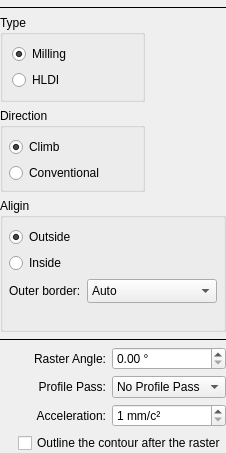
<?xml version="1.0" encoding="UTF-8"?>
<ui version="4.0">
 <class>PocketRasterForm</class>
 <widget class="QWidget" name="PocketRasterForm">
  <property name="geometry">
   <rect>
    <x>0</x>
    <y>0</y>
    <width>197</width>
    <height>406</height>
   </rect>
  </property>
  <property name="windowTitle">
   <string>Form</string>
  </property>
  <layout class="QGridLayout" name="gridLayout_2">
   <property name="leftMargin">
    <number>0</number>
   </property>
   <property name="topMargin">
    <number>0</number>
   </property>
   <property name="rightMargin">
    <number>0</number>
   </property>
   <property name="bottomMargin">
    <number>0</number>
   </property>
   <item row="6" column="1">
    <widget class="QLabel" name="labelPass">
     <property name="enabled">
      <bool>true</bool>
     </property>
<property name="text">
      <string>Profile Pass:</string>
     </property>
     <property name="alignment">
      <set>Qt::AlignRight|Qt::AlignTrailing|Qt::AlignVCenter</set>
     </property>
    </widget>
   </item>
   <item row="7" column="2">
    <widget class="DoubleSpinBox" name="dsbxAcc">
     <property name="suffix">
      <string> mm/c²</string>
     </property>
     <property name="decimals">
      <number>0</number>
     </property>
     <property name="minimum">
      <double>1.000000000000000</double>
     </property>
     <property name="maximum">
      <double>10000.000000000000000</double>
     </property>
    </widget>
   </item>
   <item row="3" column="0" rowspan="2" colspan="3">
    <widget class="Line" name="line_3">
     <property name="frameShadow">
      <enum>QFrame::Plain</enum>
     </property>
     <property name="orientation">
      <enum>Qt::Horizontal</enum>
     </property>
    </widget>
   </item>
   <item row="2" column="0" colspan="3">
    <layout class="QGridLayout" name="gridLayout">
     <item row="3" column="0" colspan="2">
      <widget class="QGroupBox" name="groupBox_4">
       <property name="enabled">
        <bool>true</bool>
       </property>
       <property name="title">
        <string>Aligin</string>
       </property>
       <layout class="QVBoxLayout" name="verticalLayout_5">
        <property name="leftMargin">
         <number>6</number>
        </property>
        <property name="topMargin">
         <number>9</number>
        </property>
        <property name="rightMargin">
         <number>6</number>
        </property>
        <property name="bottomMargin">
         <number>6</number>
        </property>
        <item>
         <widget class="QRadioButton" name="rbOutside">
          <property name="enabled">
           <bool>true</bool>
          </property>
          <property name="text">
           <string>Outside</string>
          </property>
          <property name="checked">
           <bool>true</bool>
          </property>
         </widget>
        </item>
        <item>
         <widget class="QRadioButton" name="rbInside">
          <property name="enabled">
           <bool>true</bool>
          </property>
          <property name="text">
           <string>Inside</string>
          </property>
         </widget>
        </item>
        <item>
         <layout class="QHBoxLayout" name="horizontalLayoutBorder">
          <item>
           <widget class="QLabel" name="labelBorder">
            <property name="text">
             <string>Outer border:</string>
            </property>
           </widget>
          </item>
          <item>
           <widget class="QComboBox" name="cbxBorder">
            <property name="sizePolicy">
             <sizepolicy hsizetype="Expanding" vsizetype="Fixed">
              <horstretch>0</horstretch>
              <verstretch>0</verstretch>
             </sizepolicy>
            </property>
            <property name="toolTip">
             <string>Where the HLDI raster outside ends.
Auto: the innermost board outline contour around the selected objects;
objects outside the outline: the board border (violet frame) if they lie in it,
otherwise about 1 mm beyond the selected objects.
Without the outline: the board border, otherwise about 1 mm beyond the selected objects.</string>
            </property>
            <property name="sizeAdjustPolicy">
             <enum>QComboBox::AdjustToMinimumContentsLengthWithIcon</enum>
            </property>
            <property name="minimumContentsLength">
             <number>8</number>
            </property>
            <item>
             <property name="text">
              <string>Auto</string>
             </property>
            </item>
            <item>
             <property name="text">
              <string>Board outline layer</string>
             </property>
            </item>
            <item>
             <property name="text">
              <string>Board border (violet frame)</string>
             </property>
            </item>
            <item>
             <property name="text">
              <string>Selection extent</string>
             </property>
            </item>
           </widget>
          </item>
         </layout>
        </item>
        <item>
         <widget class="QLabel" name="lblBorder">
          <property name="text">
           <string/>
          </property>
          <property name="wordWrap">
           <bool>true</bool>
          </property>
         </widget>
        </item>
       </layout>
      </widget>
     </item>
     <item row="1" column="0">
      <widget class="QGroupBox" name="groupBox">
       <property name="title">
        <string>Type</string>
       </property>
       <layout class="QVBoxLayout" name="verticalLayout">
        <item>
         <widget class="QRadioButton" name="rbNormal">
          <property name="text">
           <string>Milling</string>
          </property>
          <property name="checked">
           <bool>true</bool>
          </property>
         </widget>
        </item>
        <item>
         <widget class="QRadioButton" name="rbFast">
          <property name="text">
           <string>HLDI</string>
          </property>
         </widget>
        </item>
       </layout>
      </widget>
     </item>
     <item row="2" column="0">
      <widget class="QGroupBox" name="groupBox_2">
       <property name="enabled">
        <bool>true</bool>
       </property>
       <property name="title">
        <string>Direction</string>
       </property>
       <layout class="QVBoxLayout" name="verticalLayout_4">
        <property name="leftMargin">
         <number>6</number>
        </property>
        <property name="topMargin">
         <number>9</number>
        </property>
        <property name="rightMargin">
         <number>6</number>
        </property>
        <property name="bottomMargin">
         <number>6</number>
        </property>
        <item>
         <widget class="QRadioButton" name="rbClimb">
          <property name="enabled">
           <bool>true</bool>
          </property>
          <property name="text">
           <string>Climb</string>
          </property>
          <property name="checked">
           <bool>true</bool>
          </property>
         </widget>
        </item>
        <item>
         <widget class="QRadioButton" name="rbConventional">
          <property name="enabled">
           <bool>true</bool>
          </property>
          <property name="text">
           <string>Conventional</string>
          </property>
         </widget>
        </item>
       </layout>
      </widget>
     </item>
     <item row="1" column="1" rowspan="2">
      <widget class="QLabel" name="lblPixmap">
       <property name="enabled">
        <bool>true</bool>
       </property>
       <property name="sizePolicy">
        <sizepolicy hsizetype="Fixed" vsizetype="Preferred">
         <horstretch>0</horstretch>
         <verstretch>0</verstretch>
        </sizepolicy>
       </property>
       <property name="minimumSize">
        <size>
         <width>75</width>
         <height>75</height>
        </size>
       </property>
       <property name="text">
        <string/>
       </property>
       <property name="pixmap">
        <pixmap>:/toolpath/offset_climb.png</pixmap>
       </property>
       <property name="alignment">
        <set>Qt::AlignCenter</set>
       </property>
      </widget>
     </item>
    </layout>
   </item>
   <item row="0" column="0" colspan="3">
    <widget class="ToolSelectorForm" name="toolHolder1" native="true"/>
   </item>
   <item row="6" column="2">
    <widget class="QComboBox" name="cbxPass">
     <property name="enabled">
      <bool>true</bool>
     </property>
     <item>
      <property name="text">
       <string>No Profile Pass</string>
      </property>
     </item>
     <item>
      <property name="text">
       <string>First</string>
      </property>
     </item>
     <item>
      <property name="text">
       <string>Last</string>
      </property>
     </item>
    </widget>
   </item>
   <item row="1" column="0" colspan="3">
    <widget class="QFrame" name="frame">
     <property name="frameShape">
      <enum>QFrame::HLine</enum>
     </property>
     <property name="frameShadow">
      <enum>QFrame::Plain</enum>
     </property>
    </widget>
   </item>
   <item row="8" column="1" colspan="2">
    <widget class="QCheckBox" name="chbxOutline">
     <property name="toolTip">
      <string>After all the raster lines, trace the contours of the exposed area with the beam: sharp edges without the steps of the raster lines.
For the plain raster and for HLDI.</string>
     </property>
     <property name="text">
      <string>Outline the contour after the raster</string>
     </property>
    </widget>
   </item>
   <item row="7" column="1">
    <widget class="QLabel" name="labelAcc">
<property name="text">
      <string>Acceleration:</string>
     </property>
     <property name="alignment">
      <set>Qt::AlignRight|Qt::AlignTrailing|Qt::AlignVCenter</set>
     </property>
    </widget>
   </item>
   <item row="5" column="1">
    <widget class="QLabel" name="labelAngle">
     <property name="enabled">
      <bool>true</bool>
     </property>
<property name="text">
      <string>Raster Angle:</string>
     </property>
     <property name="alignment">
      <set>Qt::AlignRight|Qt::AlignTrailing|Qt::AlignVCenter</set>
     </property>
    </widget>
   </item>
   <item row="5" column="2">
    <widget class="DoubleSpinBox" name="dsbxAngle">
     <property name="enabled">
      <bool>true</bool>
     </property>
     <property name="suffix">
      <string> °</string>
     </property>
     <property name="maximum">
      <double>180.000000000000000</double>
     </property>
    </widget>
   </item>
  </layout>
 </widget>
 <customwidgets>
  <customwidget>
   <class>DoubleSpinBox</class>
   <extends>QDoubleSpinBox</extends>
   <header location="global">doublespinbox.h</header>
  </customwidget>
  <customwidget>
   <class>ToolSelectorForm</class>
   <extends>QWidget</extends>
   <header location="global">tool_selectorform.h</header>
   <container>1</container>
  </customwidget>
 </customwidgets>
 <resources/>
 <connections/>
</ui>
